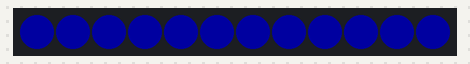
The sketch below on a simulated Arduino Uno, built with avr-gcc and run on an emulated ATmega328P. Shown: 12 RGB LEDs in strip order, left to right. Dim RGB values are drawn brighter than linear.

Above: at 0.1 s.
At 3.1 s:
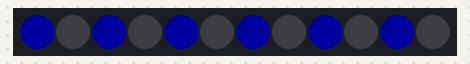

The sketch:

RGB.ino
```cpp
#include <adafruit_NeoPixel.h> // подключаем библиотеку, здесь все просто. копи-паст.
#define PIN 6 // назначаем управляющий лентой пин. Пусть будет шестой, как в примере оригинальной статьи.
Adafruit_NeoPixel strip = Adafruit_NeoPixel(12, PIN, NEO_GRB + NEO_KHZ800); // здесь нужно указать параметры своей ленты.
// 12 — количество пикселей в ленте. У меня в отрезке было 6, хотя физически диодов было 18.
// Просто один контроллер INK1003 управлял одновременно тремя 5050 RGB сборками.
// NEO_GRB — порядок следования цветов. У меня обычный — RGB. Если у вас так же — меняйте этот параметр на NEO_RGB
// В любом случае с лентой страшного ничего не произойдет, просто будут перепутаны красный с зеленым, исправит никогда не поздно)
// NEO_KHZ800 — частота работы контроллеров пикселей. Смотрите или в даташите к вашей ленте или опять же методом научного тыка.
// Так как варианта всего два — запутаться сложно. Либо светит, либо нет.

//***********************************************************************************************
void setup() //Это мы уже рассмотрели выше, забежав малость вперед, зато теперь все ясно и понятно —
{
strip.begin();
strip.show();
strip.setBrightness(55); // Выше писал для чего и как)
// В процессе кодинга-отладки полезными окажутся:
Serial.begin(9600); // Это для вывода значений переменных в порт. Интерфейс тут — "Инструменты" --> "Монитор порта".
// Пишем в коде Serial.print(Count);, ставим код на паузу delay(5000), и 5 секунд зрим значение
// переменной Count и осознаем почему у нас она не считает что либо или считает не так)
randomSeed(analogRead(0)); // инициализация аналогового входа для получения с него псевдослучайных значений.
// Тоже может пригодиться
}
//***********************************************************************************************
void loop() // Здесь непосредственно будет выполняться код и вызываться функции, код которых вы напишите за пределами петли
{
SetMyColor(0, 0, 155); // Давай покрасим эту ленту в синий цвет) — вызываем функцию 1
delay(3000);
TurnOffSecondPixel(); // И погасим каждый второй) — вызываем функцию 2
delay(3000);
}
//***********************************************************************************************
void SetMyColor(uint8_t r, uint8_t g, uint8_t b) //Тело функции 1
{
for(uint8_t i=0; i<strip.numPixels(); i++) //В цикле считаем пиксели
strip.setPixelColor(i, r, g, b); //И красим их
strip.show(); //За циклом включаем цвета
}
//***********************************************************************************************
void TurnOffSecondPixel() //Тело функции 2
{
for(uint8_t i=0; i<strip.numPixels(); i++) //В цикле считаем пиксели
{
if(i%2)strip.setPixelColor(i, 0, 0, 0); //И тушим каждый второй (0,0,0)
}
strip.show(); //За циклом включаем что осталось
}
```

Measured:
- what the display in image 1 shows lasts 3.0 s, from 3.0 s to 6.0 s
